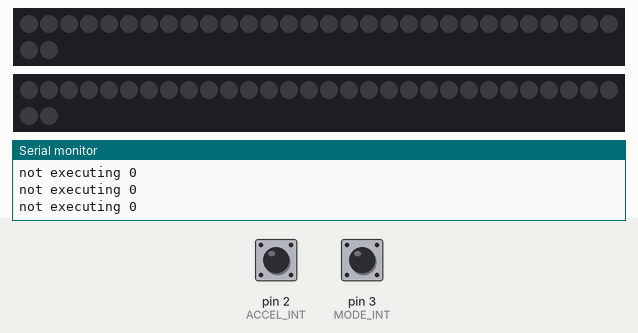
The sketch below on a simulated Arduino Uno, built with avr-gcc and run on an emulated ATmega328P. On the bench: 2 × 32 RGB LEDs in strip order, left to right, continuing on the next row, the last lines printed to the serial monitor. Wiring (inferred from the names in the program): MMA8452 accelerometer at I2C address 0x1C. Inputs (shaded band) come from the test bench; at power-on: pin 3 (MODE_INT) HIGH, pin 2 (ACCEL_INT) HIGH. Dim RGB values are drawn brighter than linear.

Above: at 1.2 s.
1.3 s: pin 3 (MODE_INT) pulled LOW for 0.15 s
4.4 s: pin 2 (ACCEL_INT) driven LOW
At 5.04 s:
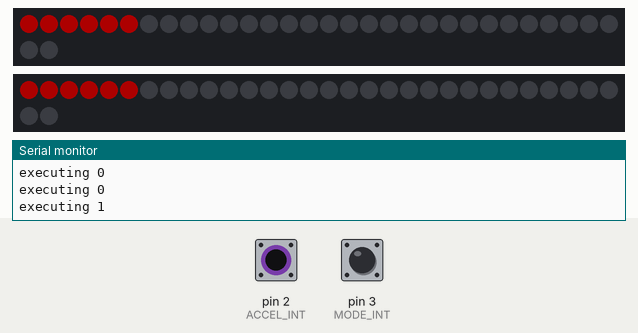
6.4 s: pin 3 (MODE_INT) pulled LOW for 1 s
At 7.6 s:
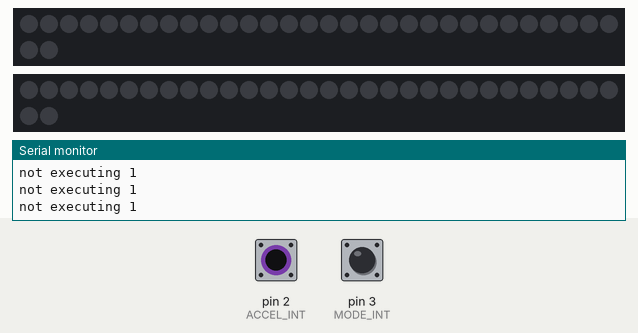
8.9 s: pin 3 (MODE_INT) pulled LOW for 3.2 s
At 11.6 s:
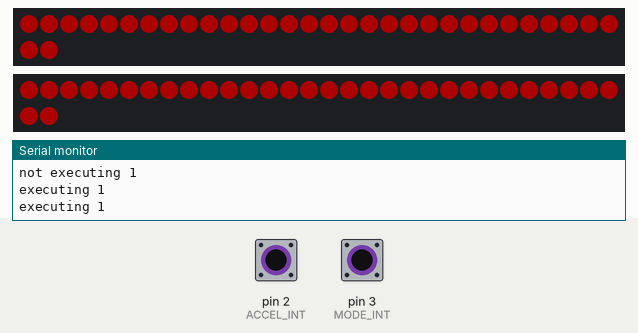
13.6 s: pin 2 (ACCEL_INT) pulsed HIGH 5 times (0.12 s each, 0.3 s apart)
At 14.32 s:
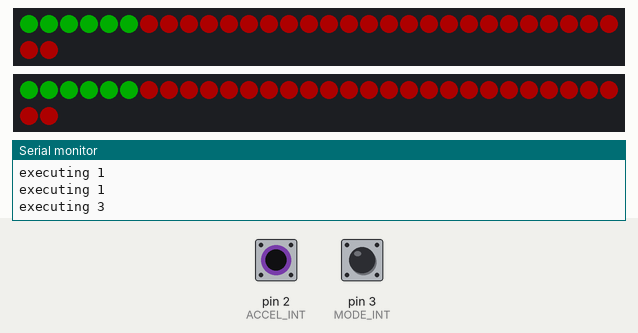
16.6 s: pin 3 (MODE_INT) pulsed LOW 5 times (0.12 s each, 0.3 s apart)
At 17.83 s:
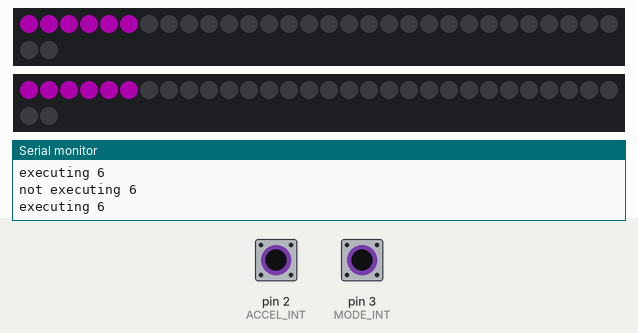

The sketch:

MMA8452Q_Test.ino
```cpp
#include <Wire.h>
#include <Adafruit_NeoPixel.h>

// Pin definitions
#define ACCEL_INT 2
#define MODE_INT 3
#define LED 4
#define TOP 7
#define BOTTOM 8
#define BATT_STAT 10

// Settings
#define nLEDs 32
#define BRIGHTNESS 50

// Globals
Adafruit_NeoPixel topStrip = Adafruit_NeoPixel(nLEDs, TOP, NEO_GRB + NEO_KHZ800);
Adafruit_NeoPixel bottomStrip = Adafruit_NeoPixel(nLEDs, BOTTOM, NEO_GRB + NEO_KHZ800);

boolean exec = false;

#define MMA8452_ADDRESS 0x1C  // 0x1C if SDA0 low
#define OUT_X_MSB 0x01
#define XYZ_DATA_CFG  0x0E
#define WHO_AM_I         0x0D
#define CTRL_REG1        0x2A
#define CTRL_REG2        0x2B
#define CTRL_REG3        0x2C  // Wake Interrupts
#define CTRL_REG4        0x2D  // Interupt Enables
#define CTRL_REG5        0x2E  // Interrupt Config
#define ASLP_COUNT       0x29  // Auto-Sleep Counter
#define FF_MT_CFG        0x15  // Freefall Config
#define FF_MT_SRC        0x16  // Freefall Source
#define FF_MT_THS        0x17  // Freefall Threshold
#define FF_MT_COUNT      0x18  // Freefall Debounce Counter
#define TRANSIENT_CFG    0x1D  // Transient Config
#define TRANSIENT_SRC    0x1E  // Transient Source
#define TRANSIENT_THS    0x1F  // Transient Threshold
#define TRANSIENT_COUNT  0x20  // Transient Debounce Counter


#define GSCALE 2 // Sets full-scale range to +/-2, 4, or 8g. Used to calc real g values.
#define IMPACT 0x1F // sets the impact threshold to 4g (64 * 0.0625g = 64/16)
#define FREEFALL 0x01 // sets the g-force threshold for freefall.

volatile byte shakeFlag = 0;
volatile byte modeNum = 0;

void setup() {
  Serial.begin(115200);
  topStrip.begin();
  bottomStrip.begin();
  topStrip.show();
  bottomStrip.show();
  topStrip.setBrightness(BRIGHTNESS);
  bottomStrip.setBrightness(BRIGHTNESS);

  pinMode(MODE_INT, INPUT);
  attachInterrupt(1, modeChange, FALLING);
  pinMode(ACCEL_INT, INPUT);
  attachInterrupt(0, shake, FALLING);

  Wire.begin(); //Join the bus as a master
  Serial.println("Begin");

  initMMA8452(); //Test and intialize the MMA8452
  Serial.println("Running");
}

void loop() {
  if (exec)
    Serial.print("executing");
  else
    Serial.print("not executing");
  Serial.print(" ");
  Serial.println(modeNum);

  if(shakeFlag){
    readRegister(FF_MT_SRC); // clear the interrupt
        readRegister(TRANSIENT_SRC); // clear the interrupt
  }

  if (exec) {
    switch (modeNum) {
      case 1:
        colorWipe(topStrip.Color(255, 0, 0), 50);
        break;
      case 2:
        colorWipe(topStrip.Color(255, 255, 0), 50);
        break;
      case 3:
        colorWipe(topStrip.Color(0, 255, 0), 50);
        break;
      case 4:
        colorWipe(topStrip.Color(0, 255, 255), 50);
        break;
      case 5:
        colorWipe(topStrip.Color(0, 0, 255), 50);
        break;
      case 6:
        colorWipe(topStrip.Color(255, 0, 255), 50);
        break;
      case 7:
        colorWipe(topStrip.Color(255, 255, 255), 50);
        break;
      default:
        colorWipe(topStrip.Color(0, 0, 0), 50);
        break;
    }
  } else
    colorWipe(topStrip.Color(0, 0, 0), 1);

//  digitalWrite(LED, HIGH);
//  delay(100);
//  digitalWrite(LED, LOW);
//  delay(100);
//
//  if (digitalRead(BATT_STAT) == HIGH) { // if stat is high, charge complete
//    digitalWrite(LED, HIGH);
//    delay(100);
//    digitalWrite(LED, LOW);
//  }
//  delay(500);
}

// Fill the dots one after the other with a color
void colorWipe(uint32_t c, uint8_t wait) {
  for (uint16_t i = 0; i < nLEDs; i++) {
    topStrip.setPixelColor(i, c);
    bottomStrip.setPixelColor(i, c);
    topStrip.show();
    bottomStrip.show();
    delay(wait);
  }
}


void readAccelData(int * destination)
{
  byte rawData[6];  // x/y/z accel register data stored here

  readRegisters(OUT_X_MSB, 6, rawData);  // Read the six raw data registers into data array

  // Loop to calculate 12-bit ADC and g value for each axis
  for (int i = 0; i < 3 ; i++)
  {
    int gCount = (rawData[i * 2] << 8) | rawData[(i * 2) + 1]; //Combine the two 8 bit registers into one 12-bit number
    gCount >>= 4; //The registers are left align, here we right align the 12-bit integer

    // If the number is negative, we have to make it so manually (no 12-bit data type)
    if (rawData[i * 2] > 0x7F)
    {
      gCount = ~gCount + 1;
      gCount *= -1;  // Transform into negative 2's complement #
    }

    destination[i] = gCount; //Record this gCount into the 3 int array
  }
}

// Initialize the MMA8452 registers
// See the many application notes for more info on setting all of these registers:
void initMMA8452()
{
  byte c = readRegister(WHO_AM_I);  // Read WHO_AM_I register
  if (c == 0x2A) // WHO_AM_I should always be 0x2A
  {
    Serial.println("MMA8452Q is online...");
  }
  else
  {
    Serial.print("Could not connect to MMA8452Q: 0x");
    Serial.println(c, HEX);
    while (1) ; // Loop forever if communication doesn't happen
  }

  MMA8452Standby();  // Must be in standby to change registers

  // Set up the full scale range to 2, 4, or 8g.
  byte fsr = GSCALE;
  if (fsr > 8) fsr = 8; //Easy error check
  fsr >>= 2; // Neat trick, see page 22. 00 = 2G, 01 = 4A, 10 = 8G
  writeRegister(XYZ_DATA_CFG, fsr);

  writeRegister(TRANSIENT_CFG, 0x1E);
  writeRegister(TRANSIENT_THS, IMPACT);
  writeRegister(TRANSIENT_COUNT, 0x01);

  writeRegister(FF_MT_CFG, 0xB8);
  writeRegister(FF_MT_THS, FREEFALL);
  writeRegister(FF_MT_COUNT, 0x08);

  writeRegister(CTRL_REG4, 0x24); // 0000 0100
  writeRegister(CTRL_REG5, 0x24); // 0000 0100

  MMA8452Active();  // Set to active to start reading
}

// Sets the MMA8452 to standby mode. It must be in standby to change most register settings
void MMA8452Standby()
{
  byte c = readRegister(CTRL_REG1);
  writeRegister(CTRL_REG1, c & ~(0x01)); //Clear the active bit to go into standby
}

// Sets the MMA8452 to active mode. Needs to be in this mode to output data
void MMA8452Active()
{
  byte c = readRegister(CTRL_REG1);
  writeRegister(CTRL_REG1, c | 0x01); //Set the active bit to begin detection
}

// Read bytesToRead sequentially, starting at addressToRead into the dest byte array
void readRegisters(byte addressToRead, int bytesToRead, byte * dest)
{
  Wire.beginTransmission(MMA8452_ADDRESS);
  Wire.write(addressToRead);
  Wire.endTransmission(false); //endTransmission but keep the connection active

  Wire.requestFrom(MMA8452_ADDRESS, bytesToRead); //Ask for bytes, once done, bus is released by default

  while (Wire.available() < bytesToRead); //Hang out until we get the # of bytes we expect

  for (int x = 0 ; x < bytesToRead ; x++)
    dest[x] = Wire.read();
}

// Read a single byte from addressToRead and return it as a byte
byte readRegister(byte addressToRead)
{
  Wire.beginTransmission(MMA8452_ADDRESS);
  Wire.write(addressToRead);
  Wire.endTransmission(false); //endTransmission but keep the connection active

  Wire.requestFrom(MMA8452_ADDRESS, 1); //Ask for 1 byte, once done, bus is released by default

  while (!Wire.available()) ; //Wait for the data to come back
  return Wire.read(); //Return this one byte
}

// Writes a single byte (dataToWrite) into addressToWrite
void writeRegister(byte addressToWrite, byte dataToWrite)
{
  Wire.beginTransmission(MMA8452_ADDRESS);
  Wire.write(addressToWrite);
  Wire.write(dataToWrite);
  Wire.endTransmission(); //Stop transmitting
}

void shake() {
  modeNum++;
  modeNum %= 8;
  shakeFlag = 1;
}

void modeChange() {
  exec = !exec;
}
```

Measured:
- after the input at 4.4 s, the LEDs: first change after 0.37 s (image 1 shows a later state)
- after the input at 6.4 s, the LEDs: first differ from a run without the input after 0.18 s (image 2)
- after the input at 8.9 s, the LEDs: first change after 0.07 s (image 3 shows a later state)
- after the input at 13.6 s, the LEDs: first change after 0.45 s (image 4 shows a later state)
- after the input at 16.6 s, the LEDs: first differ from a run without the input after 0.96 s (image 5 shows a later state)
